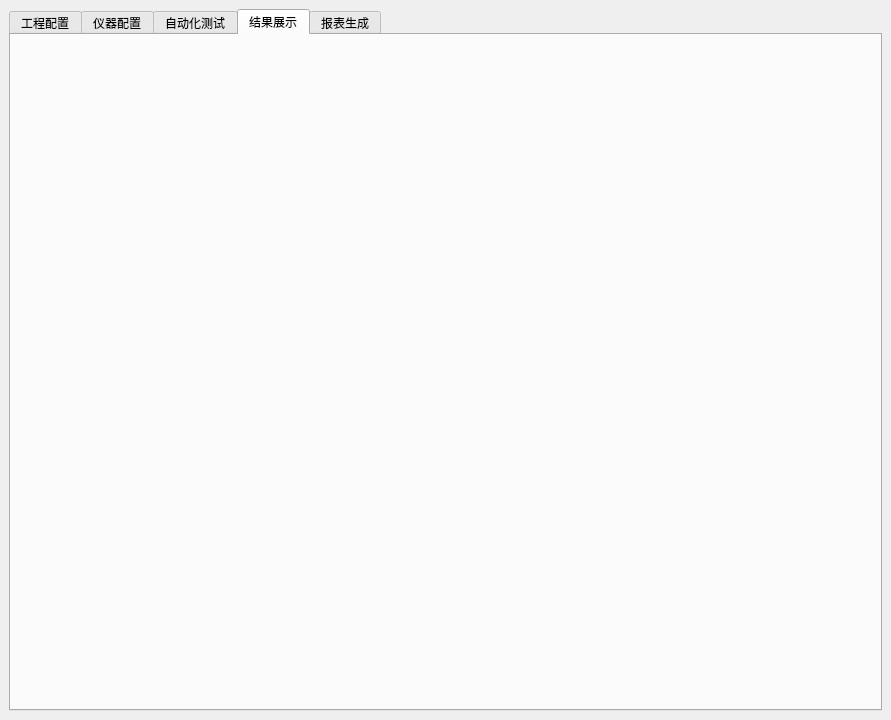
<?xml version="1.0" encoding="UTF-8"?>
<ui version="4.0">
 <class>mainWindow</class>
 <widget class="QMainWindow" name="mainWindow">
  <property name="geometry">
   <rect>
    <x>0</x>
    <y>0</y>
    <width>891</width>
    <height>720</height>
   </rect>
  </property>
  <property name="windowTitle">
   <string>动态电流分析仪校准软件</string>
  </property>
  <widget class="QWidget" name="centralwidget">
   <layout class="QHBoxLayout" name="horizontalLayout">
    <item>
     <widget class="QTabWidget" name="tabWidget">
      <property name="toolTip">
       <string>&lt;html&gt;&lt;head/&gt;&lt;body&gt;&lt;p&gt;测试&lt;/p&gt;&lt;/body&gt;&lt;/html&gt;</string>
      </property>
      <property name="currentIndex">
       <number>3</number>
      </property>
      <widget class="QWidget" name="widget">
       <attribute name="title">
        <string>工程配置</string>
       </attribute>
       <widget class="QPushButton" name="begin">
        <property name="geometry">
         <rect>
          <x>40</x>
          <y>110</y>
          <width>75</width>
          <height>23</height>
         </rect>
        </property>
        <property name="text">
         <string>开始</string>
        </property>
       </widget>
       <widget class="QPushButton" name="end">
        <property name="geometry">
         <rect>
          <x>40</x>
          <y>210</y>
          <width>75</width>
          <height>23</height>
         </rect>
        </property>
        <property name="text">
         <string>关闭</string>
        </property>
       </widget>
      </widget>
      <widget class="QWidget" name="tab_5">
       <attribute name="title">
        <string>仪器配置</string>
       </attribute>
      </widget>
      <widget class="QWidget" name="tab_4">
       <attribute name="title">
        <string>自动化测试</string>
       </attribute>
      </widget>
      <widget class="QWidget" name="tab_3">
       <attribute name="title">
        <string>结果展示</string>
       </attribute>
      </widget>
      <widget class="QWidget" name="">
       <attribute name="title">
        <string>报表生成</string>
       </attribute>
      </widget>
     </widget>
    </item>
   </layout>
  </widget>
 </widget>
 <resources/>
 <connections/>
 <slots>
  <slot>scanning()</slot>
  <slot>inquire()</slot>
  <slot>disconnect_equipment()</slot>
  <slot>test()</slot>
  <slot>clear()</slot>
  <slot>prepare_measurement()</slot>
  <slot>prepare_calibration()</slot>
  <slot>begin_calibration()</slot>
 </slots>
</ui>
